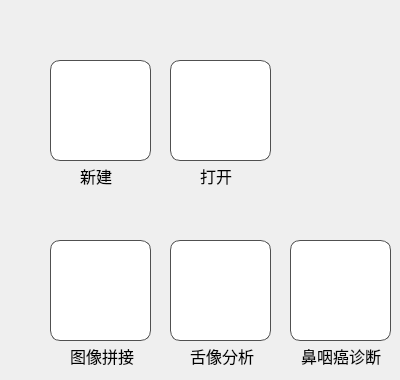
    <widget class="QWidget" name="tabWidgetPage1">
     <attribute name="icon">
      <iconset resource="main_qrc.qrc">
       <normaloff>:/icons/icon/home.png</normaloff>:/icons/icon/home.png</iconset>
     </attribute>
     <attribute name="title">
      <string/>
     </attribute>
     <widget class="QPushButton" name="btn_img_stitching">
      <property name="geometry">
       <rect>
        <x>50</x>
        <y>240</y>
        <width>101</width>
        <height>101</height>
       </rect>
      </property>
      <property name="font">
       <font>
        <family>SimSun</family>
        <pointsize>9</pointsize>
        <weight>50</weight>
        <bold>false</bold>
        <strikeout>false</strikeout>
       </font>
      </property>
      <property name="cursor">
       <cursorShape>PointingHandCursor</cursorShape>
      </property>
      <property name="acceptDrops">
       <bool>false</bool>
      </property>
      <property name="statusTip">
       <string>口腔扫描图像拼接</string>
      </property>
      <property name="styleSheet">
       <string notr="true">QPushButton:hover{
	border-style:solid;
	border-width: 3px;
	border-color: #999999;
	border-radius: 10px;
	background-color: rgb(179, 216, 255);
	border-color: rgb(102, 161, 255);
}
QPushButton{
	border-style:solid;
	border-width: 1px;
	border-color: rgb(80, 80, 80);
	border-radius: 10px;
	background-color: rgb(255, 255, 255);
}
</string>
      </property>
      <property name="text">
       <string/>
      </property>
      <property name="icon">
       <iconset resource="main_qrc.qrc">
        <normaloff>:/icons/icon/puzzle.png</normaloff>
        <activeon>:/icons/icon/puzzle2.png</activeon>:/icons/icon/puzzle.png</iconset>
      </property>
      <property name="iconSize">
       <size>
        <width>64</width>
        <height>64</height>
       </size>
      </property>
      <property name="checkable">
       <bool>false</bool>
      </property>
      <property name="autoRepeat">
       <bool>false</bool>
      </property>
      <property name="autoExclusive">
       <bool>false</bool>
      </property>
      <property name="autoDefault">
       <bool>false</bool>
      </property>
      <property name="default">
       <bool>false</bool>
      </property>
      <property name="flat">
       <bool>false</bool>
      </property>
     </widget>
     <widget class="QPushButton" name="btn_tongue">
      <property name="geometry">
       <rect>
        <x>170</x>
        <y>240</y>
        <width>101</width>
        <height>101</height>
       </rect>
      </property>
      <property name="font">
       <font>
        <family>微软雅黑</family>
        <pointsize>11</pointsize>
        <weight>50</weight>
        <bold>false</bold>
        <strikeout>false</strikeout>
       </font>
      </property>
      <property name="cursor">
       <cursorShape>PointingHandCursor</cursorShape>
      </property>
      <property name="acceptDrops">
       <bool>false</bool>
      </property>
      <property name="statusTip">
       <string>舌像分析</string>
      </property>
      <property name="styleSheet">
       <string notr="true">QPushButton:hover{
	border-style:solid;
	border-width: 3px;
	border-color: #999999;
	border-radius: 10px;
	background-color: rgb(179, 216, 255);
	border-color: rgb(102, 161, 255);
}
QPushButton{
	border-style:solid;
	border-width: 1px;
	border-color: rgb(80, 80, 80);
	border-radius: 10px;
	background-color: rgb(255, 255, 255);
}
</string>
      </property>
      <property name="text">
       <string/>
      </property>
      <property name="icon">
       <iconset resource="main_qrc.qrc">
        <normaloff>:/icons/icon/tongue.png</normaloff>:/icons/icon/tongue.png</iconset>
      </property>
      <property name="iconSize">
       <size>
        <width>64</width>
        <height>64</height>
       </size>
      </property>
      <property name="checkable">
       <bool>false</bool>
      </property>
      <property name="autoRepeat">
       <bool>false</bool>
      </property>
      <property name="autoExclusive">
       <bool>false</bool>
      </property>
      <property name="autoDefault">
       <bool>false</bool>
      </property>
      <property name="default">
       <bool>false</bool>
      </property>
      <property name="flat">
       <bool>false</bool>
      </property>
     </widget>
     <widget class="QPushButton" name="btn_ml">
      <property name="geometry">
       <rect>
        <x>290</x>
        <y>240</y>
        <width>101</width>
        <height>101</height>
       </rect>
      </property>
      <property name="font">
       <font>
        <family>微软雅黑</family>
        <pointsize>11</pointsize>
        <weight>50</weight>
        <bold>false</bold>
        <strikeout>false</strikeout>
       </font>
      </property>
      <property name="cursor">
       <cursorShape>PointingHandCursor</cursorShape>
      </property>
      <property name="acceptDrops">
       <bool>false</bool>
      </property>
      <property name="statusTip">
       <string>鼻咽癌诊断</string>
      </property>
      <property name="styleSheet">
       <string notr="true">QPushButton:hover{
	border-style:solid;
	border-width: 3px;
	border-color: #999999;
	border-radius: 10px;
	background-color: rgb(179, 216, 255);
	border-color: rgb(102, 161, 255);
}
QPushButton{
	border-style:solid;
	border-width: 1px;
	border-color: rgb(80, 80, 80);
	border-radius: 10px;
	background-color: rgb(255, 255, 255);
}
</string>
      </property>
      <property name="text">
       <string/>
      </property>
      <property name="icon">
       <iconset resource="main_qrc.qrc">
        <normaloff>:/icons/icon/pngwing.com.png</normaloff>:/icons/icon/pngwing.com.png</iconset>
      </property>
      <property name="iconSize">
       <size>
        <width>64</width>
        <height>64</height>
       </size>
      </property>
      <property name="checkable">
       <bool>false</bool>
      </property>
      <property name="autoRepeat">
       <bool>false</bool>
      </property>
      <property name="autoExclusive">
       <bool>false</bool>
      </property>
      <property name="autoDefault">
       <bool>false</bool>
      </property>
      <property name="default">
       <bool>false</bool>
      </property>
      <property name="flat">
       <bool>false</bool>
      </property>
     </widget>
     <widget class="QLabel" name="label_10">
      <property name="geometry">
       <rect>
        <x>70</x>
        <y>340</y>
        <width>71</width>
        <height>31</height>
       </rect>
      </property>
      <property name="font">
       <font>
        <pointsize>12</pointsize>
       </font>
      </property>
      <property name="text">
       <string>图像拼接</string>
      </property>
     </widget>
     <widget class="QLabel" name="label_11">
      <property name="geometry">
       <rect>
        <x>190</x>
        <y>340</y>
        <width>71</width>
        <height>31</height>
       </rect>
      </property>
      <property name="font">
       <font>
        <pointsize>12</pointsize>
       </font>
      </property>
      <property name="text">
       <string>舌像分析</string>
      </property>
     </widget>
     <widget class="QLabel" name="label_12">
      <property name="geometry">
       <rect>
        <x>300</x>
        <y>340</y>
        <width>91</width>
        <height>31</height>
       </rect>
      </property>
      <property name="font">
       <font>
        <pointsize>12</pointsize>
       </font>
      </property>
      <property name="text">
       <string>鼻咽癌诊断</string>
      </property>
      <property name="indent">
       <number>1</number>
      </property>
     </widget>
     <widget class="QPushButton" name="new_2">
      <property name="geometry">
       <rect>
        <x>50</x>
        <y>60</y>
        <width>101</width>
        <height>101</height>
       </rect>
      </property>
      <property name="font">
       <font>
        <family>SimSun</family>
        <pointsize>9</pointsize>
        <weight>50</weight>
        <bold>false</bold>
        <strikeout>false</strikeout>
       </font>
      </property>
      <property name="cursor">
       <cursorShape>PointingHandCursor</cursorShape>
      </property>
      <property name="acceptDrops">
       <bool>false</bool>
      </property>
      <property name="toolTip">
       <string>新建患者信息</string>
      </property>
      <property name="statusTip">
       <string>新建患者信息</string>
      </property>
      <property name="whatsThis">
       <string/>
      </property>
      <property name="styleSheet">
       <string notr="true">QPushButton:hover{
	border-style:solid;
	border-width: 3px;
	border-color: #999999;
	border-radius: 10px;
	background-color: rgb(179, 216, 255);
	border-color: rgb(102, 161, 255);
}
QPushButton{
	border-style:solid;
	border-width: 1px;
	border-color: rgb(80, 80, 80);
	border-radius: 10px;
	background-color: rgb(255, 255, 255);
}
</string>
      </property>
      <property name="text">
       <string/>
      </property>
      <property name="icon">
       <iconset resource="main_qrc.qrc">
        <normaloff>:/icons/icon/add-file-icon-18.jpg</normaloff>:/icons/icon/add-file-icon-18.jpg</iconset>
      </property>
      <property name="iconSize">
       <size>
        <width>64</width>
        <height>64</height>
       </size>
      </property>
      <property name="checkable">
       <bool>false</bool>
      </property>
      <property name="autoRepeat">
       <bool>false</bool>
      </property>
      <property name="autoExclusive">
       <bool>false</bool>
      </property>
      <property name="autoDefault">
       <bool>false</bool>
      </property>
      <property name="default">
       <bool>false</bool>
      </property>
      <property name="flat">
       <bool>false</bool>
      </property>
     </widget>
     <widget class="QLabel" name="label_13">
      <property name="geometry">
       <rect>
        <x>80</x>
        <y>160</y>
        <width>41</width>
        <height>31</height>
       </rect>
      </property>
      <property name="font">
       <font>
        <pointsize>12</pointsize>
       </font>
      </property>
      <property name="text">
       <string>新建</string>
      </property>
     </widget>
     <widget class="QPushButton" name="new_3">
      <property name="geometry">
       <rect>
        <x>170</x>
        <y>60</y>
        <width>101</width>
        <height>101</height>
       </rect>
      </property>
      <property name="font">
       <font>
        <family>SimSun</family>
        <pointsize>9</pointsize>
        <weight>50</weight>
        <bold>false</bold>
        <strikeout>false</strikeout>
       </font>
      </property>
      <property name="cursor">
       <cursorShape>PointingHandCursor</cursorShape>
      </property>
      <property name="acceptDrops">
       <bool>false</bool>
      </property>
      <property name="toolTip">
       <string>打开患者信息</string>
      </property>
      <property name="statusTip">
       <string>打开患者信息</string>
      </property>
      <property name="styleSheet">
       <string notr="true">QPushButton:hover{
	border-style:solid;
	border-width: 3px;
	border-color: #999999;
	border-radius: 10px;
	background-color: rgb(179, 216, 255);
	border-color: rgb(102, 161, 255);
}
QPushButton{
	border-style:solid;
	border-width: 1px;
	border-color: rgb(80, 80, 80);
	border-radius: 10px;
	background-color: rgb(255, 255, 255);
}
</string>
      </property>
      <property name="text">
       <string/>
      </property>
      <property name="icon">
       <iconset resource="main_qrc.qrc">
        <normaloff>:/icons/icon/open-archive-svgrepo-com.svg</normaloff>:/icons/icon/open-archive-svgrepo-com.svg</iconset>
      </property>
      <property name="iconSize">
       <size>
        <width>64</width>
        <height>64</height>
       </size>
      </property>
      <property name="checkable">
       <bool>false</bool>
      </property>
      <property name="autoRepeat">
       <bool>false</bool>
      </property>
      <property name="autoExclusive">
       <bool>false</bool>
      </property>
      <property name="autoDefault">
       <bool>false</bool>
      </property>
      <property name="default">
       <bool>false</bool>
      </property>
      <property name="flat">
       <bool>false</bool>
      </property>
     </widget>
     <widget class="QLabel" name="label_30">
      <property name="geometry">
       <rect>
        <x>200</x>
        <y>160</y>
        <width>41</width>
        <height>31</height>
       </rect>
      </property>
      <property name="font">
       <font>
        <pointsize>12</pointsize>
       </font>
      </property>
      <property name="text">
       <string>打开</string>
      </property>
     </widget>
    </widget>
